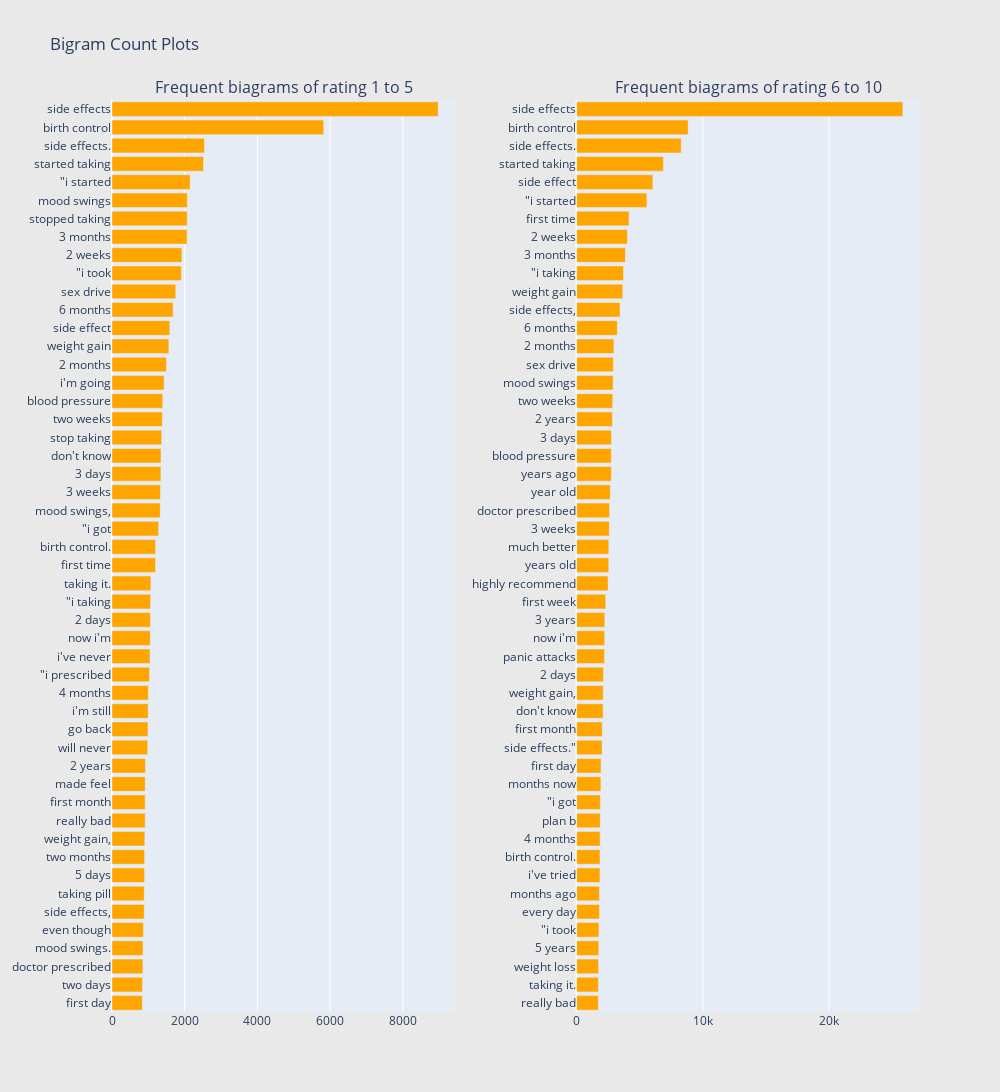

This figure's notebook cell:
### Markdown cell above
## Bi-Gram Model

### Code cell
freq_dict = defaultdict(int)
for sent in totaldata_ratings_1_5["review"]:
    for word in generate_ngrams(sent,2):
        freq_dict[word] += 1
fd_sorted = pd.DataFrame(sorted(freq_dict.items(), key=lambda x: x[1])[::-1])
fd_sorted.columns = ["word", "wordcount"]
trace1 = horizontal_bar_chart(fd_sorted.head(50), 'orange')

freq_dict = defaultdict(int)
for sent in totaldata_ratings_5_10["review"]:
    for word in generate_ngrams(sent,2):
        freq_dict[word] += 1
fd_sorted = pd.DataFrame(sorted(freq_dict.items(), key=lambda x: x[1])[::-1])
fd_sorted.columns = ["word", "wordcount"]
trace2 = horizontal_bar_chart(fd_sorted.head(50), 'orange')

# Creating two subplots
fig = tools.make_subplots(rows=1, cols=2, vertical_spacing=0.04,horizontal_spacing=0.15,
                          subplot_titles=["Frequent biagrams of rating 1 to 5", 
                                          "Frequent biagrams of rating 6 to 10"])
fig.append_trace(trace1, 1, 1)
fig.append_trace(trace2, 1, 2)
fig['layout'].update(height=1200, width=1000, paper_bgcolor='rgb(233,233,233)', title="Bigram Count Plots")
py.iplot(fig, filename='word-plots')

### Figure 1 — Plotly figure (JSON) as saved in the notebook; plotly's stock layout.template omitted (floating-point values rounded to 4 significant figures)
{"data": [{"marker": {"color": "orange"}, "orientation": "h", "showlegend": false, "type": "bar", "x": [836, 838, 850, 853, 864, 887, 887, 896, 897, 903, 911, 913, 914, 919, 982, 990, 995, 1001, 1031, 1047, 1055, 1057, 1060, 1070, 1197, 1200, 1283, 1326, 1332, 1345, 1348, 1367, 1386, 1395, 1433, 1499, 1564, 1589, 1681, 1755, 1909, 1923, 2066, 2070, 2073, 2149, 2518, 2544, 5824, 8976], "xaxis": "x", "y": ["first day", "two days", "doctor prescribed", "mood swings.", "even though", "side effects,", "taking pill", "5 days", "two months", "weight gain,", "really bad", "first month", "made feel", "2 years", "will never", "go back", "i&#039;m still", "4 months", "\"i prescribed", "i&#039;ve never", "now i&#039;m", "2 days", "\"i taking", "taking it.", "first time", "birth control.", "\"i got", "mood swings,", "3 weeks", "3 days", "don&#039;t know", "stop taking", "two weeks", "blood pressure", "i&#039;m going", "2 months", "weight gain", "side effect", "6 months", "sex drive", "\"i took", "2 weeks", "3 months", "stopped taking", "mood swings", "\"i started", "started taking", "side effects.", "birth control", "side effects"], "yaxis": "y"}, {"marker": {"color": "orange"}, "orientation": "h", "showlegend": false, "type": "bar", "x": [1727, 1728, 1738, 1756, 1768, 1811, 1814, 1850, 1855, 1867, 1875, 1886, 1923, 1939, 2022, 2033, 2103, 2110, 2132, 2212, 2224, 2237, 2308, 2496, 2547, 2552, 2591, 2610, 2670, 2754, 2756, 2769, 2841, 2865, 2898, 2913, 2956, 3226, 3441, 3657, 3720, 3868, 4029, 4158, 5573, 6045, 6883, 8293, 8841, 25859], "xaxis": "x2", "y": ["really bad", "taking it.", "weight loss", "5 years", "\"i took", "every day", "months ago", "i&#039;ve tried", "birth control.", "4 months", "plan b", "\"i got", "months now", "first day", "side effects.\"", "first month", "don&#039;t know", "weight gain,", "2 days", "panic attacks", "now i&#039;m", "3 years", "first week", "highly recommend", "years old", "much better", "3 weeks", "doctor prescribed", "year old", "years ago", "blood pressure", "3 days", "2 years", "two weeks", "mood swings", "sex drive", "2 months", "6 months", "side effects,", "weight gain", "\"i taking", "3 months", "2 weeks", "first time", "\"i started", "side effect", "started taking", "side effects.", "birth control", "side effects"], "yaxis": "y2"}], "layout": {"annotations": [{"font": {"size": 16}, "showarrow": false, "text": "Frequent biagrams of rating 1 to 5", "x": 0.2125, "xanchor": "center", "xref": "paper", "y": 1, "yanchor": "bottom", "yref": "paper"}, {"font": {"size": 16}, "showarrow": false, "text": "Frequent biagrams of rating 6 to 10", "x": 0.7875, "xanchor": "center", "xref": "paper", "y": 1, "yanchor": "bottom", "yref": "paper"}], "height": 1200, "paper_bgcolor": "rgb(233,233,233)", "title": {"text": "Bigram Count Plots"}, "width": 1000, "xaxis": {"anchor": "y", "domain": [0, 0.425]}, "xaxis2": {"anchor": "y2", "domain": [0.575, 1]}, "yaxis": {"anchor": "x", "domain": [0, 1]}, "yaxis2": {"anchor": "x2", "domain": [0, 1]}}}
